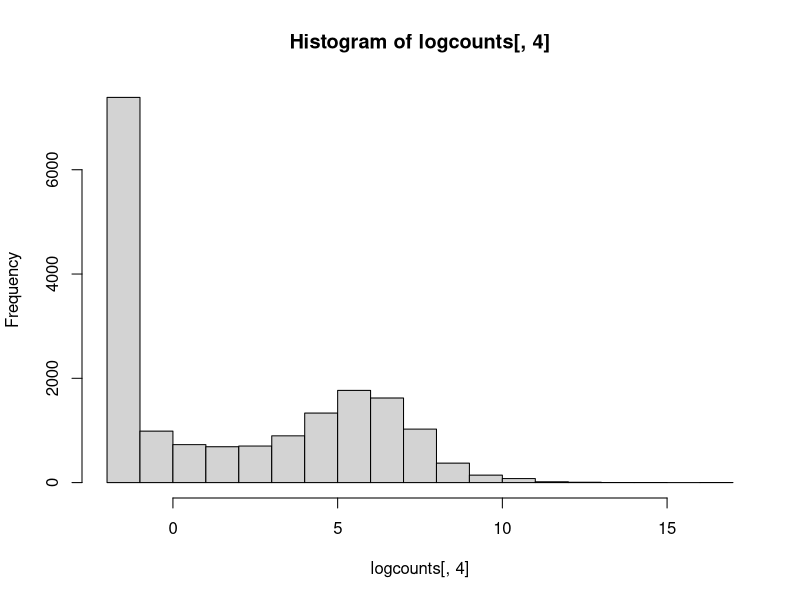
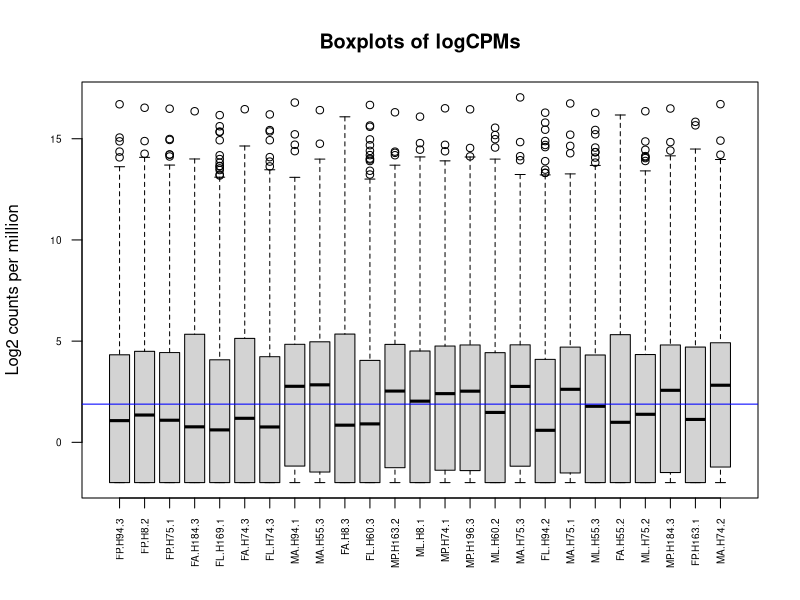
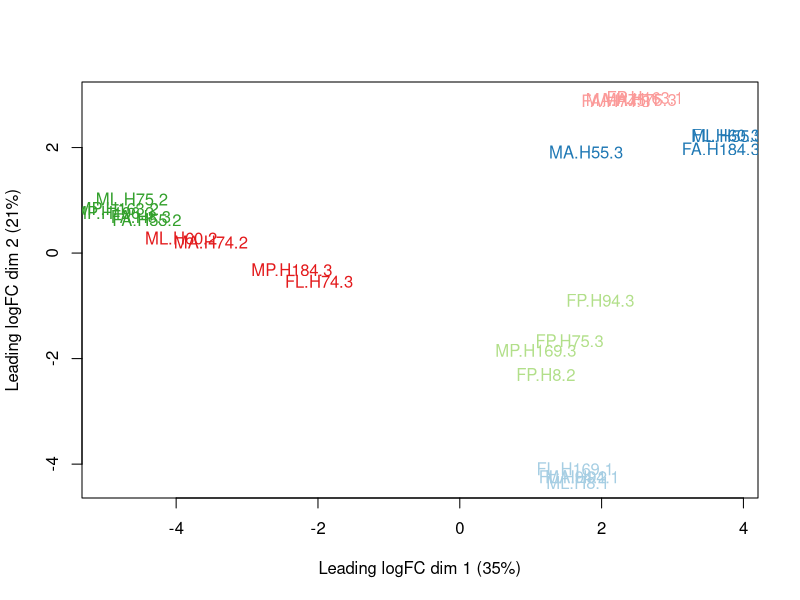
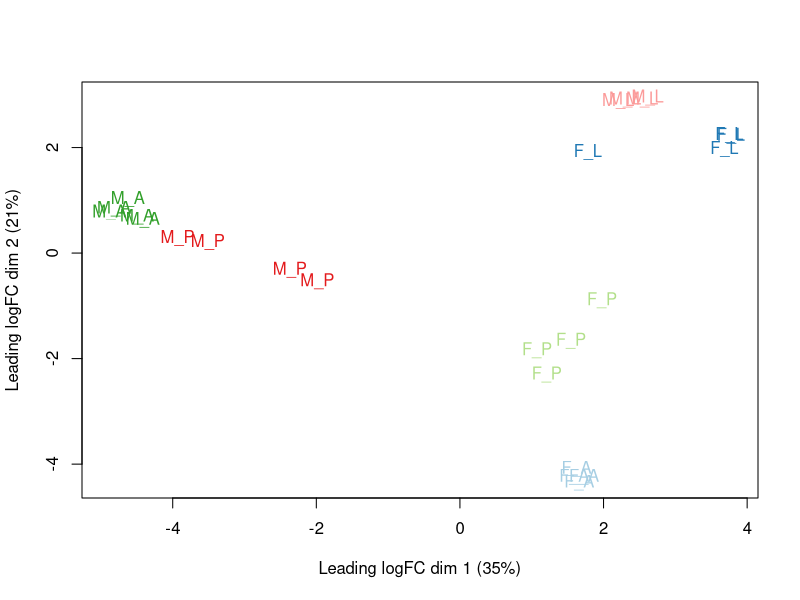
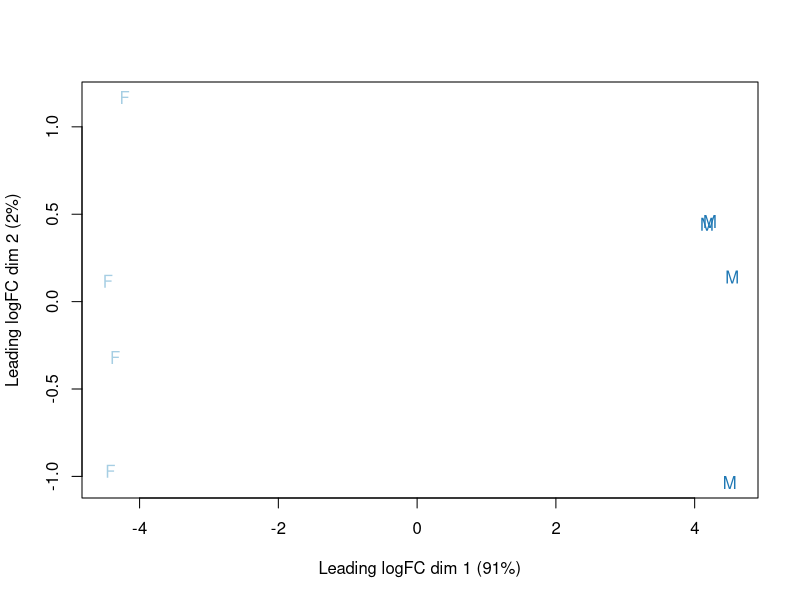
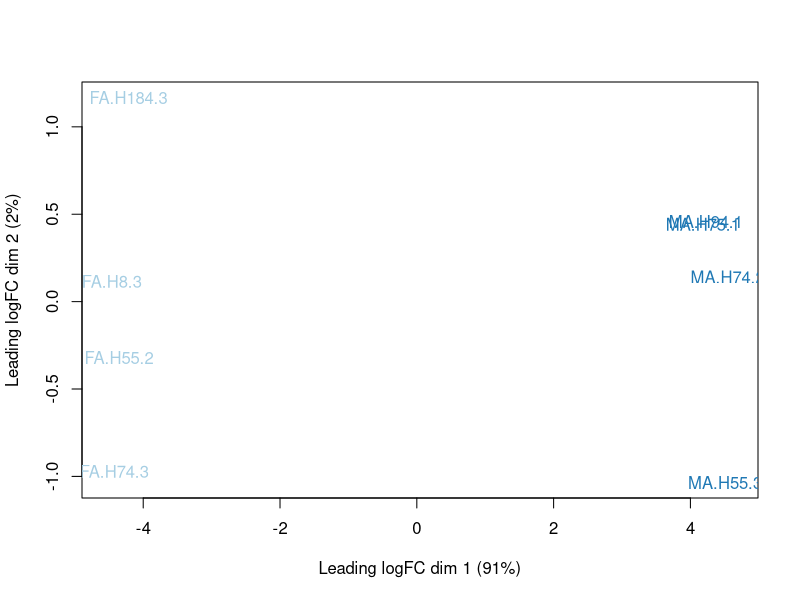
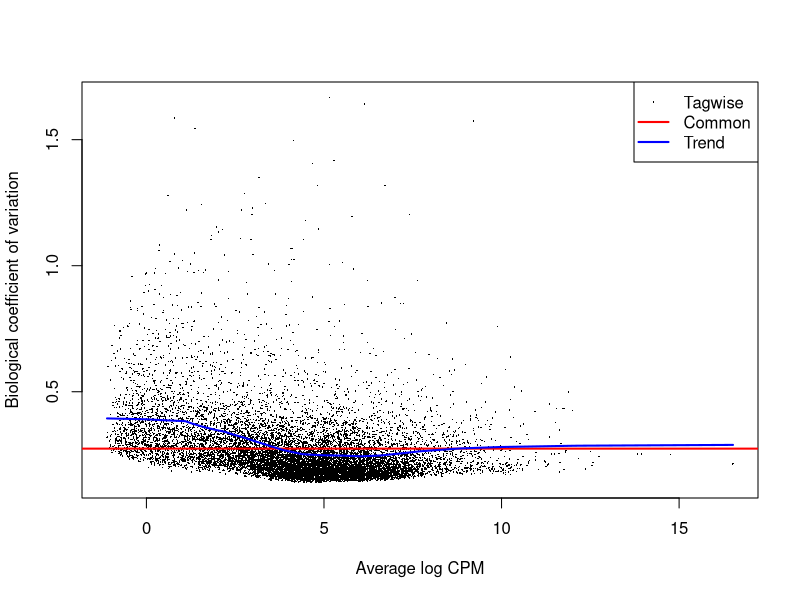
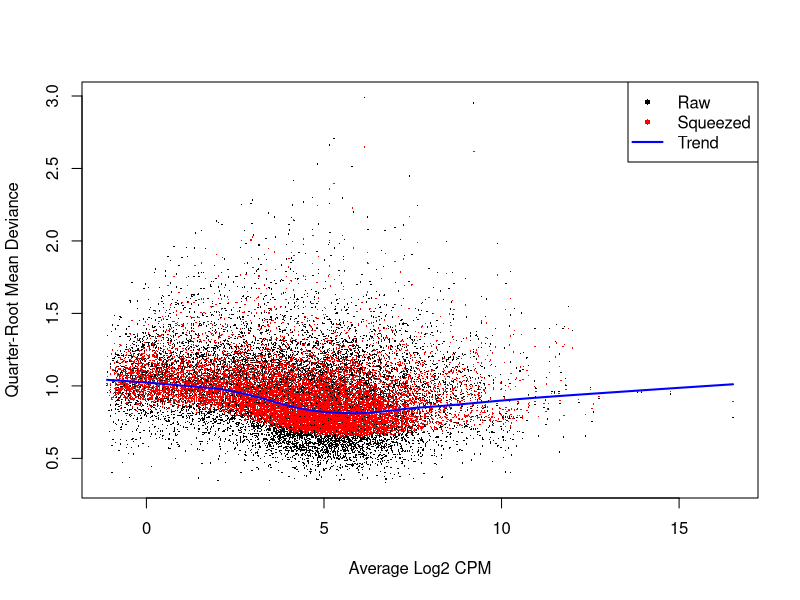

Write the R code that produced these figures, in order. (Note: this script raises an error after producing the figures.)
###packages
library(readr)
library(edgeR)
library(RColorBrewer)
library(ggplot2)
getwd()

#setwd

#read in Drosophila read counts "droso_counts.csv"
droso_counts<-read_csv("droso_counts.csv")
colnames(droso_counts)

##add factor: sex (F=female, M= male), stage (L=larva, P=pupa, A=adult)
sex<- c("F","F","F","F","F","F","F","M","M","F","F","M","M","M","M","M","M","F","M","M","F","M","M","F","M")
stage<- c("P","P","P","A","L","A","L","A","A","A","L","P","L","P","P","L","A","L","A","L","A","L","P","P","A")
sex_stage<-paste(sex, stage, sep="_")


##make edgeR object 
x<-DGEList(counts = droso_counts[, 2:26],genes = droso_counts[, 1], group = sex_stage)
x$samples
table(x$samples$group)
summary(x$samples$lib.size)

##exploring log2 data before normalization 
logcounts <- cpm(x, prior.count = 2, log=TRUE)
hist(logcounts[,4])
boxplot(logcounts, xlab="", ylab="Log2 counts per million",las=2, cex.axis=0.6)
abline(h=median(logcounts),col="blue")
title("Boxplots of logCPMs")

#MDS plot with all samples (all stages)
fac<- factor(sex_stage)
colours<- brewer.pal(nlevels(fac), "Paired")
name<- c("FP.H8.2", "FP.H94.3"  ,"FP.H75.3"  ,"FL.H169.1" ,"FA.H184.3", "ML.H8.1","FL.H60.3","FA.H8.3", "MP.H163.2", "MA.H94.1" , "MA.H55.3" , "FL.H74.3" , "FA.H74.3"  ,"MA.H74.2" , "MP.H184.3","FP.H163.1", "ML.H75.2",  "ML.H55.3",  "FA.H55.2"  ,"MA.H75.1",  "FL.H94.2",  "MA.H75.3",  "ML.H60.2","MP.H169.3", "MP.H196.3")
plotMDS(logcounts, labels= name, col= colours[as.numeric(fac)])
plotMDS(logcounts, labels= factor(x$samples$group), col= colours[as.numeric(fac)])

#subseting data to analyse per stage#
### Adult ###
#4 males and 4 females!

counts_adult<- droso_counts[, c(5,7,9,10,11,20,22,26)]
colnames(counts_adult)
counts_adult$Gene_name<- droso_counts$Gene_name
sex_a<-c("F","F","M","M","F","M", "F", "M") 

#get edgeR object for adult stage
x_a_stage<-DGEList(counts = droso_counts[, c(5,7,9,10,11,20,22,26)],
                   genes = droso_counts[, 1],
                   group = sex_a)
x_a_stage$samples

#normalization
cpm(10, mean(x_a_stage$samples$lib.size))
x_a_stage
head(str(x_a_stage))

#filter genes that are not expressed in at least 3 libraries in females or males
keep_a <- rowSums(cpm(x_a_stage[,c(1,2,5,7)])>0.5) >=3 | 
  rowSums(cpm(x_a_stage[,c(3,4,6,8)])>0.5) >=3  

x_a_stage<- x_a_stage[keep_a, , keep.lib.sizes=FALSE]

#show number of filtered and kept genes
table(keep_a)

x_a_stage<- calcNormFactors(x_a_stage)
x_a_stage$samples

#MDS plot of adult samples
fac_a<- factor(sex_a)
colours<- brewer.pal(nlevels(fac_a), "Paired")
name_a<- c("FA.H184.3","FA.H74.3","MA.H94.1","MA.H55.3","FA.H8.3","MA.H75.1","FA.H55.2","MA.H74.2") 
plotMDS(x_a_stage, 
        labels= factor(x_a_stage$samples$group), 
        col= colours[as.numeric(fac_a)])

plotMDS(x_a_stage, 
        labels= name_a, 
        col= colours[as.numeric(fac_a)])

#design a model
design_a <- model.matrix(~ 0 + group, data= x_a_stage$samples)
colnames(design_a)<- levels(x_a_stage$samples$group)
colnames(design_a)

#estimate disperzion
x_a_stage <- estimateDisp(x_a_stage, design_a, robust=TRUE)
summary(x_a_stage$trended.dispersion)
#biological coeff. of variation
sqrt(x_a_stage$common.dispersion) #this is BCV value

#BCV plot
plotBCV(x_a_stage)

####Genewise Negative Binomial Generalized Linear Models with Quasi-likelihood Tests
#Fit a quasi-likelihood negative binomial generalized log-linear model to count data. 
#Conduct genewise statistical tests for a given coefficient or contrast.
fit_a <- glmQLFit(x_a_stage, design_a, robust=TRUE)
head(fit_a$coefficients)
plotQLDisp(fit_a)
summary(fit_a$df.prior)

#between m and F
FM_a<- makeContrasts(F - M, levels=design_a)
res_FM_a <- glmQLFTest(fit_a, contrast=FM_a)
is.de_FM_a <- decideTestsDGE(res_FM_a, p.value=0.05)

#Number of sex-biased genes
summary(is.de_FM_a)

#extract logFC and P-values for every gene
adult_top_fm<- topTags(res_FM_a, n=14000)
adult_top_fm<-adult_top_fm$table


topTags(res_FM_a)
#MD plot
plotMD(res_FM_a, status=is.de_FM_a,values=c(1,-1),
       col=c("red","blue"),
       legend="topright", 
       ylim=c(-15,15), 
       main = "DGE betweenfemales and males adult stage", 
       hl.cex=0.7 )

## steps to make a plot to visualise Sex-bias gene categories
###calculate the average logCPM for males and females separtely
##log counts for adult stage
logcounts_a <- cpm(x_a_stage,log=TRUE)
colnames(logcounts_a)<- x_a_stage$samples$group
rownames(logcounts_a)<- x_a_stage$genes$Gene_name

names<-as.character(adult_top_fm$Gene_name)
logcounts_a<-cbind(rownames(logcounts_a), logcounts_a)
colnames(logcounts_a)[1]<-"Gene_name"
logcounts_a<-as.data.frame(logcounts_a)

logcounts_a_sub<-logcounts_a[logcounts_a$Gene_name %in% names,]
logcounts_a_sub[,-1]<-as.numeric(as.character(unlist(logcounts_a_sub[,-1])))
average_M<-rowMeans(logcounts_a_sub[,c(4,5,7,9)])
average_F<-rowMeans(logcounts_a_sub[,c(2,3,6,8)])
logcounts_a_sub<-cbind(average_F, logcounts_a_sub)
logcounts_a_sub<-cbind(average_M, logcounts_a_sub)

adult_top_fm<-adult_top_fm[order(adult_top_fm$Gene_name),]
logcounts_a_sub<- logcounts_a_sub[order(logcounts_a_sub$Gene_name),]
adult_top_fm<- cbind(logcounts_a_sub$average_M, adult_top_fm)
adult_top_fm<- cbind(logcounts_a_sub$average_F, adult_top_fm)
colnames(adult_top_fm)[1]<- "Average_logCPM_F"
colnames(adult_top_fm)[2]<- "Average_logCPM_M"

## calculating average CPM for males and females and binding it to TOP_fm
counts_a <- cpm(x_a_stage, log = FALSE)
rownames(counts_a)<-x_a_stage$genes$Gene_name
colnames(counts_a)<- x_a_stage$samples$group

counts_a<-cbind(rownames(counts_a), counts_a)
colnames(counts_a)[1]<-"Gene_name"
counts_a<-as.data.frame(counts_a)
counts_a_sub<-counts_a[counts_a$Gene_name %in% names,]
counts_a_sub[,-1]<-as.numeric(as.character(unlist(counts_a_sub[,-1])))
average_cpm_M<-rowMeans(counts_a_sub[,c(4,5,7,9)])
average_cpm_F<-rowMeans(counts_a_sub[,c(2,3,6,8)])
counts_a_sub<-cbind(average_cpm_F, counts_a_sub)
counts_a_sub<-cbind(average_cpm_M, counts_a_sub)

adult_top_fm<-adult_top_fm[order(adult_top_fm$Gene_name),]
counts_a_sub<- counts_a_sub[order(counts_a_sub$Gene_name),]
adult_top_fm<- cbind(counts_a_sub$average_cpm_M, adult_top_fm)
adult_top_fm<- cbind(counts_a_sub$average_cpm_F, adult_top_fm)
colnames(adult_top_fm)[1]<- "Average_CPM_F"
colnames(adult_top_fm)[2]<- "Average_CPM_M"


#gene classification#
adult_top_fm$fact<-rep("NA", nrow(adult_top_fm))

#gene classification#
adult_top_fm$fact<-rep("NA", nrow(adult_top_fm))
adult_top_fm$fact[adult_top_fm$Average_CPM_M ==(0) & adult_top_fm$logFC>1] <- "F_limited"
adult_top_fm$fact[adult_top_fm$Average_CPM_F ==(0) & adult_top_fm$logFC< (-1)] <- "M_limited"
adult_top_fm$fact[adult_top_fm$logFC>1 & adult_top_fm$Average_CPM_M > (0)] <- "F_biased"
adult_top_fm$fact[adult_top_fm$logFC<(-1) & adult_top_fm$Average_CPM_F > (0)]<- "M_biased"
adult_top_fm$fact[adult_top_fm$logFC>0 & adult_top_fm$logFC<1]<- "Any_f_biased"
adult_top_fm$fact[adult_top_fm$logFC<0 & adult_top_fm$logFC>-1]<- "Any_m_biased"
adult_top_fm$fact[adult_top_fm$FDR >0.05]<- "Not DE"

####### plot
palette(c("palevioletred1","slategray1","firebrick1","red4","lightslateblue", "navy","gainsboro"))
table(adult_top_fm$fact)
adult_top_fm$fact<-as.factor(adult_top_fm$fact)
unbias<-subset(adult_top_fm, fact == "Not DE")
bias<-subset(adult_top_fm, fact != "Not DE")
table(bias$fact)
plot(unbias$Average_logCPM_M~unbias$Average_logCPM_F, 
     col="gainsboro", 
     pch=19, 
     ylim = c(-3,17), 
     xlim = c(-3,17),
     xlab = "Average female expression [logCPM]", 
     ylab = "Average male expression [logCPM]", 
     main="Gene expression in males and females at the pupal stage", 
     cex=0.8)

points(bias$Average_logCPM_M~bias$Average_logCPM_F, 
       col=as.factor(bias$fact), pch=19, cex=0.7)

legend("topleft", c("Slightly FB","slightly MB","Strongly FB", "Female limited","Male biased", "Male limited", "Not DE"), fill=c(1:7), cex = 0.6,bty = "n")
